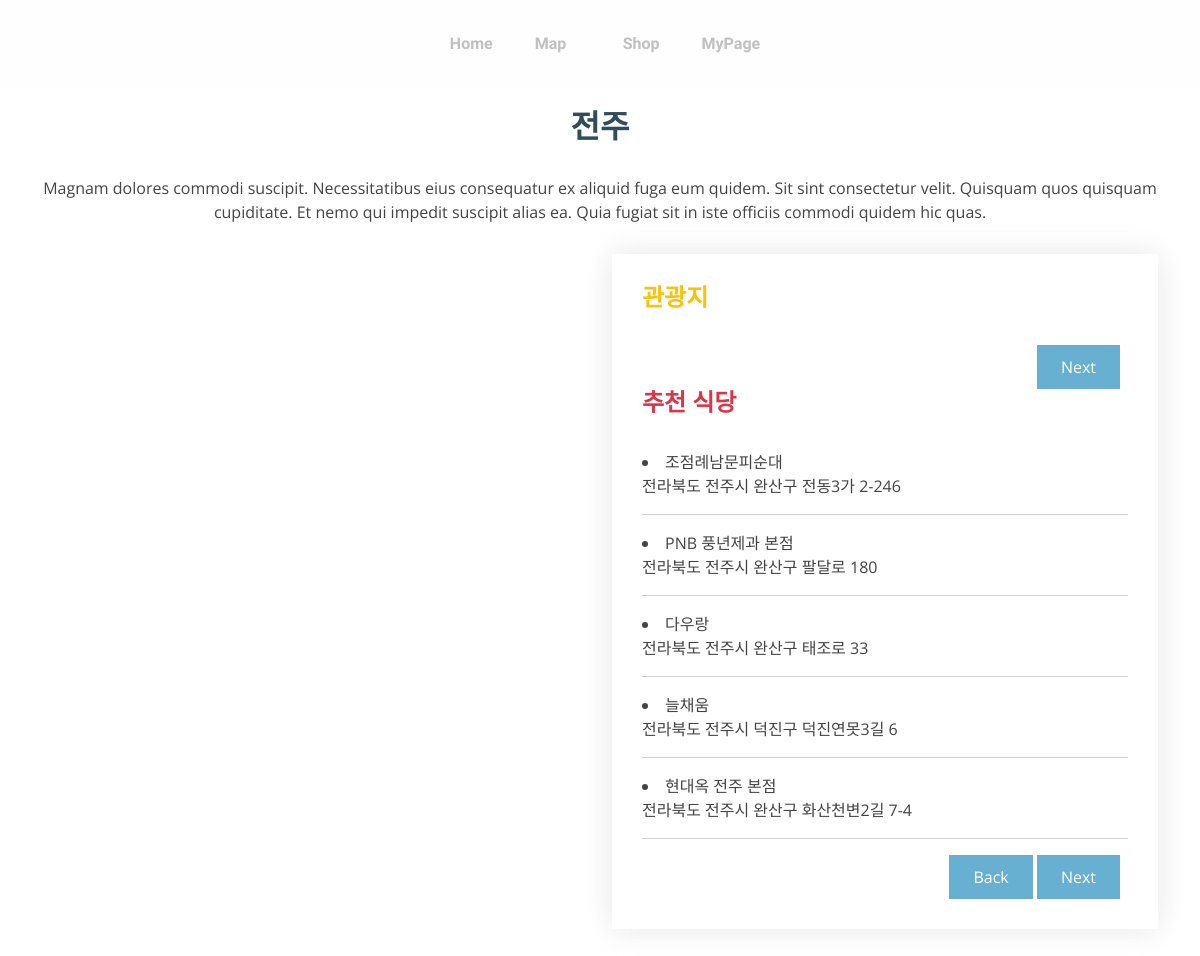
The app's page /jeonju/, older data.
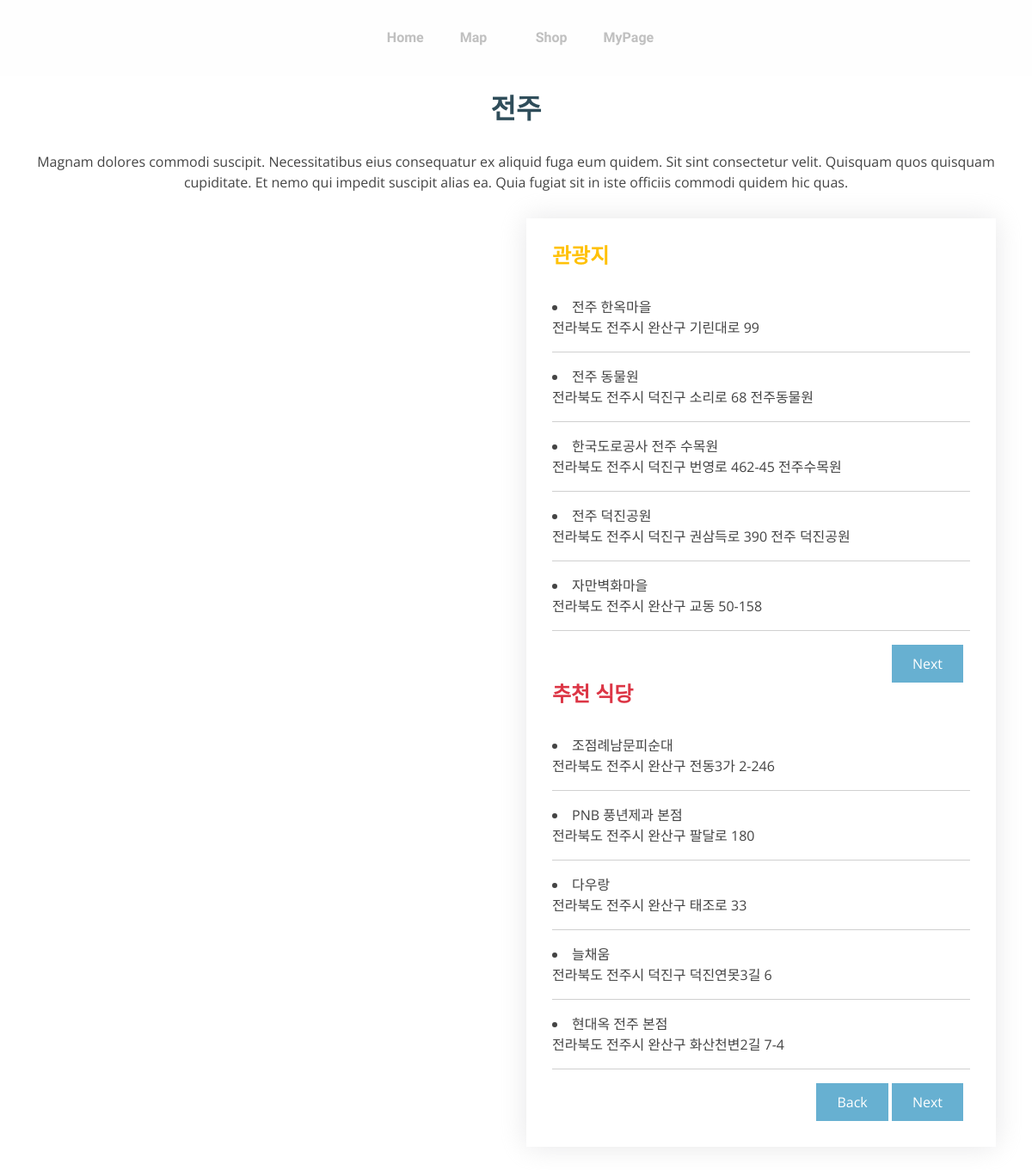
The same page, newer data.
### myapp/models.py (models this page shows)
class jeonjuRestaurant(models.Model): #이름,위치,위도,경도
    name=models.CharField(max_length=15)
    location=models.CharField(max_length=50, default='')
    latitude=models.FloatField(default=0.0)
    longitude=models.FloatField(default=0.0)

class jeonjuVisit(models.Model): #이름,위치,위도,경도
    name=models.CharField(max_length=15)
    location=models.CharField(max_length=50, default='')
    latitude=models.FloatField(default=0.0)
    longitude=models.FloatField(default=0.0)

### myapp/views.py (the view)
# urls.py: path('jeonju/', myapp_views.jeonju, name='jeonju'),
def jeonju(request):
    restaurants = jeonjuRestaurant.objects.all
    visit = jeonjuVisit.objects.all
    return render(request, 'jeonju.html', {'restaurants':restaurants,'visit':visit})

### myapp/templates/jeonju.html (shortened to what this page needs)
{% load static %}
<!DOCTYPE html>
<html lang="en">
<head>
  <link href="{% static '/vendor/aos/aos3.css' %}" rel="stylesheet">
  <link href="{% static '/vendor/bootstrap/css/bootstrap.min3.css' %}" rel="stylesheet">
  <link href="{% static '/vendor/bootstrap-icons/bootstrap-icons3.css' %}" rel="stylesheet">
  <link href="{% static '/vendor/boxicons/css/boxicons.min3.css' %}" rel="stylesheet">
  <link href="{% static '/vendor/glightbox/css/glightbox.min3.css' %}" rel="stylesheet">
  <link href="{% static '/vendor/swiper/swiper-bundle.min3.css' %}" rel="stylesheet">
  <link href="{% static '/css/style3.css'%}" rel="stylesheet">
  <link href="{% static '/css/mapcustom.css'%}" rel="stylesheet">
</head>
<body>
  <header id="header" class="header fixed-top d-flex align-items-center header-transparent">
    <div class="container d-flex align-items-center justify-content-between">
      <nav id="navbar" class="navbar">
        <ul>
          <li><a href="{% url 'home' %}">Home</a></li>
          <li class="dropdown">
            <a href="#"
              ><span>Map</span>
              <i class="bi bi-chevron-down dropdown-indicator"></i
            ></a>
          </li>
          <li><a href="{% url 'product' %}">Shop</a></li>
          <li><a href="{% url 'mypage' %}">MyPage</a></li>
        </ul>
      </nav>
    </div>
  </header>
    <section id="contact" class="contact">
      <div class="container" data-aos="fade-up">
        <div class="section-title">
            <br/><br/>
          <h2>전주</h2>
          <p>Magnam dolores commodi suscipit. Necessitatibus eius consequatur ex aliquid fuga eum quidem. Sit sint consectetur velit. Quisquam quos quisquam cupiditate. Et nemo qui impedit suscipit alias ea. Quia fugiat sit in iste officiis commodi quidem hic quas.</p>
        </div>
        <div class="row">
          <div class="col-lg-6 ">
    <div id="map" class="mb-4 mb-lg-0" style="width: 650px; height: 600px"></div>
          </div>
          <div class="col-lg-6 ">
            <form action="forms/contact.php" method="post" role="form" class="php-email-form">
              <div class="form-group">
                <h4 class="text-warning"><strong>관광지</strong></h4><br/>
                {% for v in visit %} <li>{{v.name}}</li> {{v.location}}<hr/>  {% endfor %}
                <div class="text-end"><button type="submit" class="me-md-2">Next</button></div>
                <h4 class="text-danger"><strong>추천 식당</strong></h4><br/>
                {% for re in restaurants %} <li>{{re.name}}</li> {{re.location}}<hr/> {% endfor %}
                <div class="text-end">
                  <button type="submit" class="" onclick="location.href='../'">Back</button>
                  <button type="submit" class="me-md-2 text-right">Next</button>
              </div>
            </form>
          </div>
        </div>
      </div>
    </section>
</body>
</html>

Row changes from the older to the newer data that the page shows:
added jeonjuVisit: name "전주 한옥마을", location "전라북도 전주시 완산구 기린대로 99"
added jeonjuVisit: name "전주 동물원", location "전라북도 전주시 덕진구 소리로 68 전주동물원"
added jeonjuVisit: name "한국도로공사 전주 수목원", location "전라북도 전주시 덕진구 번영로 462-45 전주수목원"
added jeonjuVisit: name "전주 덕진공원", location "전라북도 전주시 덕진구 권삼득로 390 전주 덕진공원"
added jeonjuVisit: name "자만벽화마을", location "전라북도 전주시 완산구 교동 50-158"
